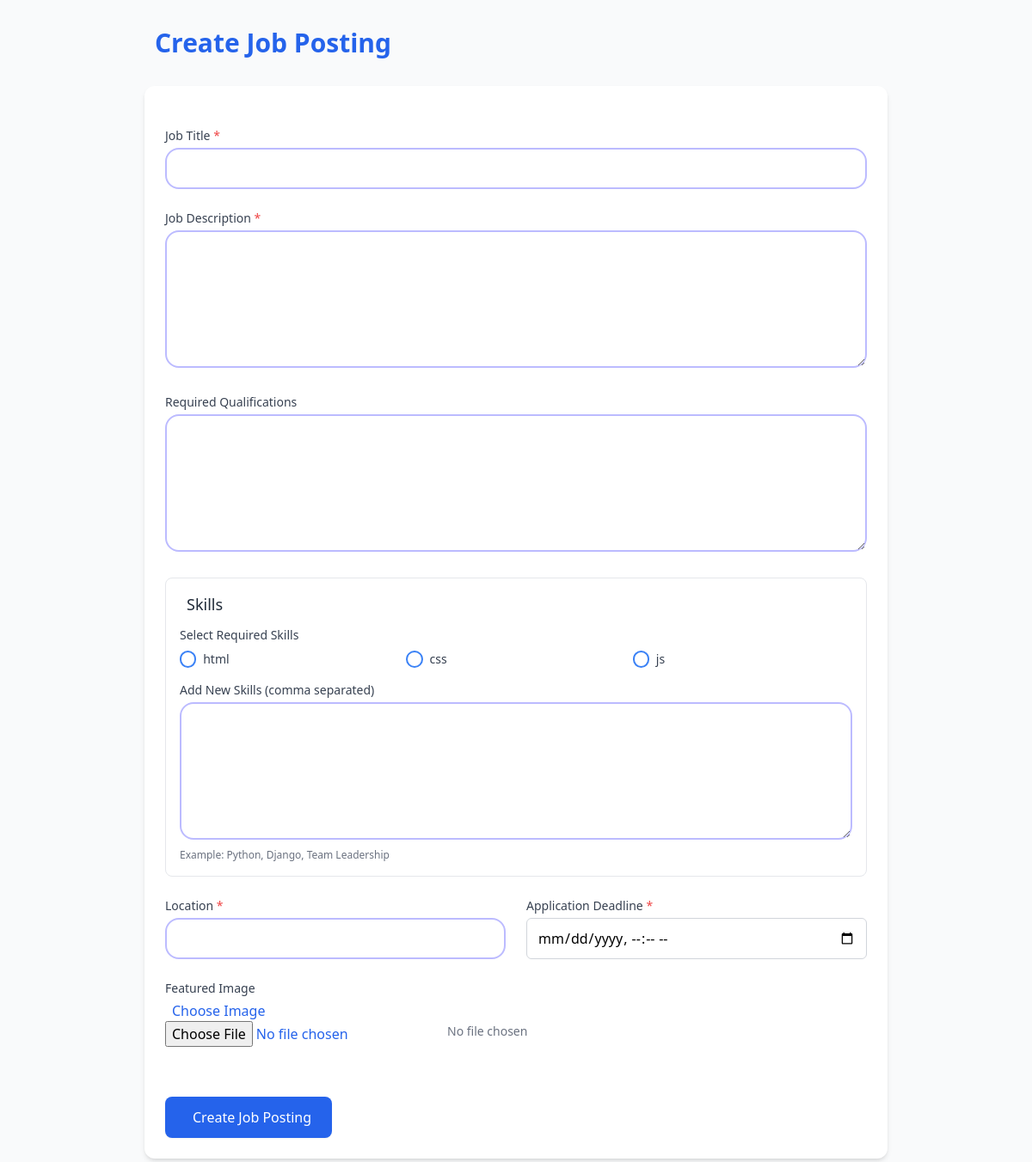
The page /jobs/1/create/ (signed in) on the database as committed earlier.
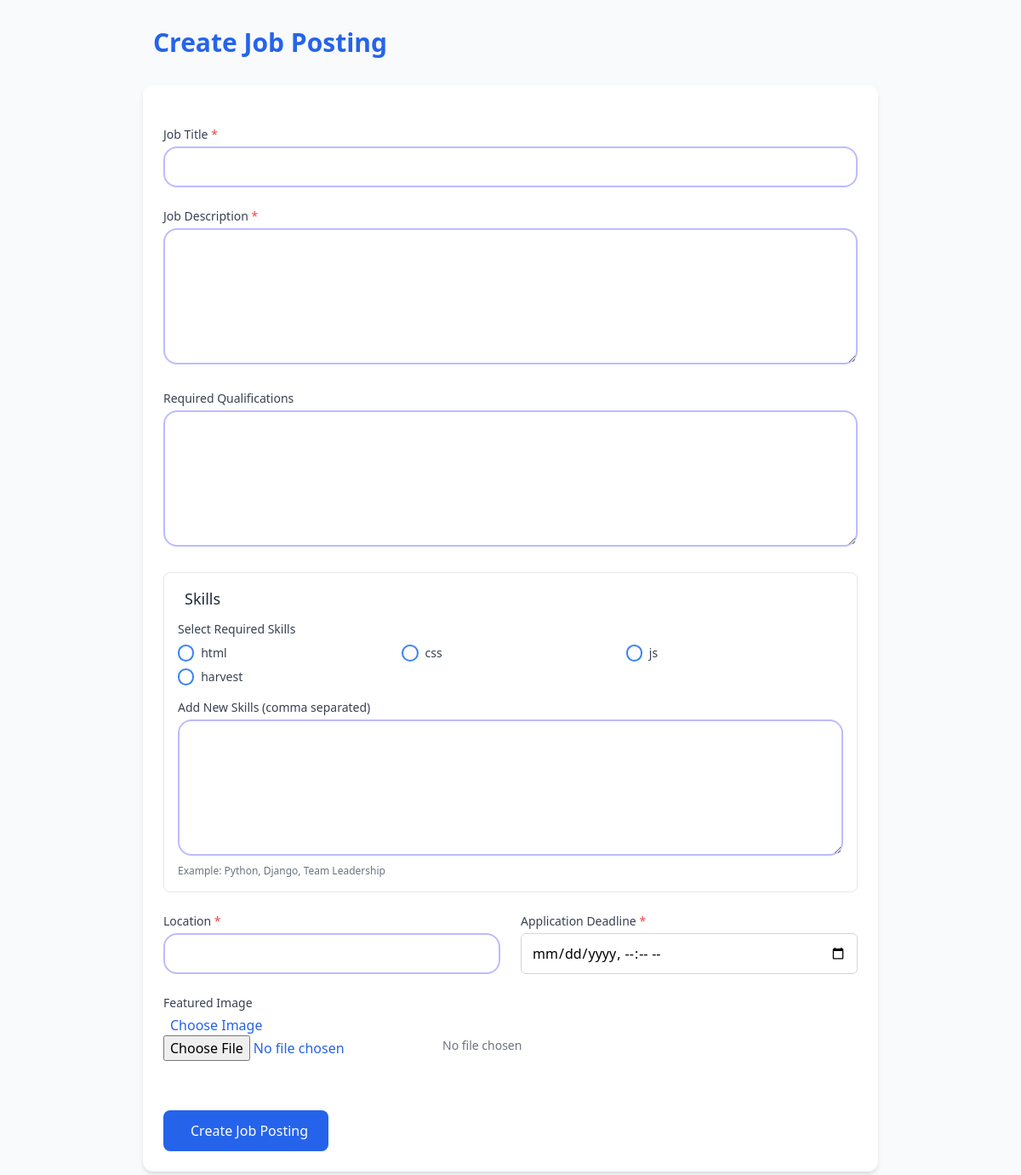
The same page on the database as committed later.
### jobs/models.py (models this page shows)
class Skill(models.Model):
    name = models.CharField(max_length=50)
    def __str__(self):
        return self.name

### jobs/views.py (the view)
# urls.py: path('<int:org_id>/create/', views.job_posting_create, name='job_posting_create'),
@login_required
def job_posting_create(request, org_id=None):
    if org_id:
        organization = get_object_or_404(Organization, id=org_id)
        hr_role = OrganizationHR.objects.filter(
            user=request.user,
            organization=organization,
            is_active=True,
            can_post_jobs=True
        ).first()
        if not hr_role and request.user != organization.user:
            return redirect('index_dashboard')
    else:
        try:
            organization = request.user.organization
        except Organization.DoesNotExist:
            return redirect('index_dashboard')
    if request.method == 'POST':
        form = JobPostingForm(request.POST, request.FILES)
        if form.is_valid():
            job_posting = form.save(commit=False)
            job_posting.organization = organization
            job_posting.posted_by = request.user  # Track which HR created this
            job_posting.save()
            form.save_m2m()
            new_skills = form.cleaned_data['new_skills']
            if new_skills:
                for skill_name in [s.strip() for s in new_skills.split(',')]:
                    skill, _ = Skill.objects.get_or_create(name=skill_name)
                    job_posting.required_skills.add(skill)
            required_skills_ids = job_posting.required_skills.values_list('id', flat=True)
            users = Profile.objects.filter(skills__id__in=required_skills_ids).distinct()
            for profile in users:
                matching_skills = profile.skills.filter(id__in=required_skills_ids)
                skill_names = ", ".join([skill.name for skill in matching_skills])
                Notification.objects.create(
                    user=profile.user,
                    message=f"A new job posting matches your skills: {job_posting.title}. Matching skills: {skill_names}."
                )
            return redirect('organization_dashboard_specific', org_id=organization.id)
    else:
        form = JobPostingForm()
    return render(request, 'jobs/job_posting_create.html', {
        'form': form,
        'organization': organization
    })

### jobs/forms.py
class JobPostingForm(forms.ModelForm):
    application_deadline = forms.DateTimeField(
        widget=forms.DateTimeInput(attrs={'type': 'datetime-local'}),
        input_formats=['%Y-%m-%dT%H:%M'],
    )
    required_skills = forms.ModelMultipleChoiceField(queryset=Skill.objects.all(), widget=forms.CheckboxSelectMultiple, required=False)
    new_skills = forms.CharField(widget=forms.Textarea, required=False, help_text="Enter new skills separated by commas")
    class Meta:
        model = JobPosting
        fields = ['title', 'description', 'required_qualifications', 'required_skills', 'new_skills', 'location', 'application_deadline', 'job_post_image']

### jobs/templates/jobs/job_posting_create.html (shortened to what the changed rows need)
{% load static tailwind_tags %}
<!DOCTYPE html>
<html lang="en">
<head>
    {% tailwind_css %}
    <link href="https://cdn.jsdelivr.net/npm/remixicon@3.5.0/fonts/remixicon.css" rel="stylesheet">
</head>
<body class="bg-gray-50 min-h-screen">
    <div class="max-w-4xl mx-auto px-4 py-8">
        <div class="flex justify-between items-center mb-8">
            <h1 class="text-3xl font-bold text-blue-600 flex items-center">
                Create Job Posting
            </h1>
        </div>
        <div class="bg-white rounded-xl shadow-md overflow-hidden p-6">
            <form method="post" enctype="multipart/form-data" class="space-y-6">
                <div class="border border-gray-200 rounded-lg p-4">
                    <div class="mb-4">
                        <div class="checkbox-grid">
                            {% for skill in form.required_skills %}
                            <div class="checkbox-item">
                                {{ skill.tag }}
                                <label for="{{ skill.id_for_label }}" class="ml-2 text-sm text-gray-700">
                                    {{ skill.choice_label }}
                                </label>
                            </div>
                            {% endfor %}
                        </div>
                    </div>
                </div>
            </form>
        </div>
    </div>
</body>
</html>

Rows that differ between the two databases and show on the page:
added Skill: choice_label "harvest"
